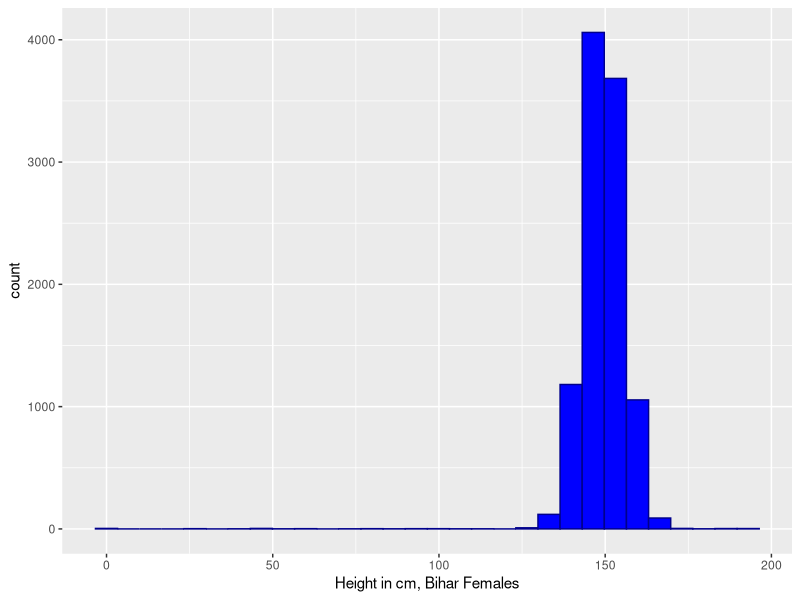

This figure's R source: (Note: this script raises an error after producing the figure.)
rm(list = ls())

library(ggplot2)
library(tidyverse)
require(cowplot)

bihar_data <- read_csv("Bihar_sample_data.csv")
view(bihar_data)


#make it for female

bihar_adult_female <- filter(bihar_data, adult==1, female==1)

#check histogram
ggplot(bihar_adult_female,
       aes(height_cm)) +
  geom_histogram(fill='blue',
                 color ='darkblue') +
  xlab("Height in cm, Bihar Females")
ggsave("output/bihar")


#distribution looks like some data are very small: filter

bihar_adult_female_trunc <- filter(bihar_adult_female, height_cm > 120, height_cm < 200)


ggplot(bihar_adult_female_trunc,
       aes(height_cm)) +
  geom_histogram(fill='blue',
                 color ='darkblue') +
  xlab("Height in cm, Bihar Females")
ggsave("output/bihar_female_trunc")


bihar1 <- ggplot(bihar_adult_female_trunc,
                 aes(height_cm)) +
  geom_histogram(fill='blue',
                 color='darkblue',
                 binwidth =5) +
  xlab("bind width = 5") +
  ylab("")


bihar2 <- ggplot(bihar_adult_female_trunc,
                 aes(height_cm)) +
  geom_histogram(fill='blue',
                 color='darkblue',
                 binwidth =10) +
  xlab("bind width = 10") +
  ylab("")


bihar3 <- ggplot(bihar_adult_female_trunc,
                 aes(height_cm)) +
  geom_histogram(fill='blue',
                 color='darkblue',
                 binwidth =20) +
  xlab("bind width = 20") +
  ylab("")


bihar4 <- ggplot(bihar_adult_female_trunc,
                 aes(height_cm)) +
  geom_histogram(fill='blue',
                 color='darkblue',
                 binwidth =50) +
  xlab("bind width = 50") +
  ylab("")


plot_grid(bihar1, bihar2, bihar3, bihar4, labels='Female Height in Bihar',
          hjust=-1,
          vjust=0.2
          )




#US
us_data <- read.csv("US_sample_data.csv")
us_adult_female_trunc <- filter(us_data, female ==1, adult==1, height_cm > 120, height_cm < 200)


ggplot(us_adult__female_trunc,
       aes(height_cm)) +
  geom_histogram(fill = 'red',
                        color ='darkred')+
  xlab('height in cm, us female') 



ggplot(us_adult_female_trunc,
                aes(height_cm)) +
  geom_histogram(data=us_adult_female_trunc,
                 aes(height_cm,
                      ..density..),
                 fill='white',
                 color='darkred') +
  geom_density(kernel='gaussian',
               aes(height_cm))


us1 <- ggplot(us_adult_female_trunc,
              aes(height_cm)) +
  geom_histogram(data=us_adult_female_trunc,
                 aes(height_cm,
                     ..density..),
                 fill='white',
                 color='darkred') +
  geom_density(kernel='gaussian',
               aes(height_cm), bw=1) +
  xlab("bw=1") +
  ylab("")


us2 <- ggplot(us_adult_female_trunc,
              aes(height_cm)) +
  geom_histogram(data=us_adult_female_trunc,
                 aes(height_cm,
                     ..density..),
                 fill='white',
                 color='darkred') +
  geom_density(kernel='gaussian',
               aes(height_cm), bw=5) +
  xlab("bw=5") +
  ylab("")

us3 <- ggplot(us_adult_female_trunc,
              aes(height_cm)) +
  geom_histogram(data=us_adult_female_trunc,
                 aes(height_cm,
                     ..density..),
                 fill='white',
                 color='darkred') +
  geom_density(kernel='gaussian',
               aes(height_cm), bw=10) +
  xlab("bw=10") +
  ylab("")

us4 <- ggplot(us_adult_female_trunc,
                  aes(height_cm)) +
  geom_histogram(data=us_adult_female_trunc,
                 aes(height_cm,
                     ..density..),
                 fill='white',
                 color='darkred') +
  geom_density(kernel='gaussian',
               aes(height_cm), bw=20) +
  xlab("bw=20") +
  ylab("")



plot_grid(us1, us2, us3, us4,
          labels='female height in the US',
          hjust = -1,
          vjust = 0.2)



#combining

ggplot(bihar_adult_female_trunc,
       aes(height_cm)) +
  geom_histogram(data=bihar_adult_female_trunc,
                 aes(height_cm),
                 fill = 'blue',
                 color="darkblue") +
  geom_histogram(data=us_adult_female_trunc,
                 aes(height_cm),
                 fill = 'red',
                 color="darkred")



ggplot(bihar_adult_female_trunc, aes(height_cm)) +
  geom_histogram(data=bihar_adult_female_trunc,
                 aes(height_cm, ..density..), 
                 fill = 'blue',
                 color = 'darkblue') +
  geom_histogram(data=us_adult_female_trunc,
                  aes(height_cm, ..density..),
                  fill = 'red',
                  color = 'darkred')+
                   xlab('height in centimeter')
                   


#kernel density
ggplot(bihar_adult_female_trunc,
       aes(height_cm)) +
  geom_density(data=bihar_adult_female_trunc, aes(height_cm),
               color='darkblue') +
  geom_density(data = us_adult_female_trunc, aes(height_cm),
               color='darkred') +
  xlab('height in centimeter')


#cdf


ggplot(bihar_adult_female_trunc,
       aes(height_cm)) +
  stat_ecdf(data = bihar_adult_female_trunc, aes(height_cm), color='darkblue')+
  stat_ecdf(data = us_adult_female_trunc, aes(height_cm), color='darkred') +
  xlab('height in centimeter')









